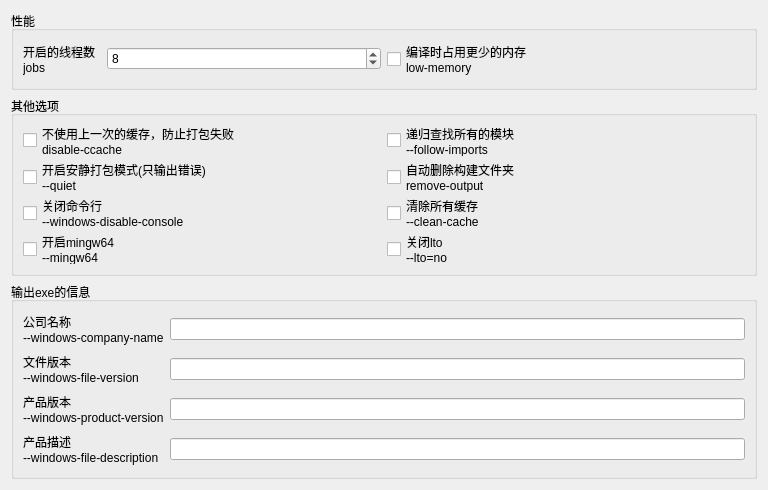
          <widget class="QWidget" name="scrollAreaWidgetContents">
           <property name="geometry">
            <rect>
             <x>0</x>
             <y>0</y>
             <width>768</width>
             <height>476</height>
            </rect>
           </property>
           <layout class="QVBoxLayout" name="verticalLayout_2">
            <item>
             <widget class="QGroupBox" name="groupBox_2">
              <property name="sizePolicy">
               <sizepolicy hsizetype="Preferred" vsizetype="Maximum">
                <horstretch>0</horstretch>
                <verstretch>0</verstretch>
               </sizepolicy>
              </property>
              <property name="title">
               <string>性能</string>
              </property>
              <layout class="QHBoxLayout" name="horizontalLayout_3">
               <item>
                <layout class="QHBoxLayout" name="horizontalLayout_7">
                 <item>
                  <widget class="QLabel" name="label_3">
                   <property name="maximumSize">
                    <size>
                     <width>78</width>
                     <height>16777215</height>
                    </size>
                   </property>
                   <property name="toolTip">
                    <string>该控件有更详细的说明，请点击右上角的小图标再点击这里</string>
                   </property>
                   <property name="statusTip">
                    <string>该控件有更详细的说明，请点击右上角的小图标再点击这里</string>
                   </property>
                   <property name="whatsThis">
                    <string>请不要设置大于自己电脑核心的线程，通常设置为6或者8即可</string>
                   </property>
                   <property name="text">
                    <string>&lt;html&gt;&lt;head/&gt;&lt;body&gt;&lt;p&gt;开启的线程数&lt;br/&gt;jobs&lt;/p&gt;&lt;/body&gt;&lt;/html&gt;</string>
                   </property>
                   <property name="alignment">
                    <set>Qt::AlignLeading|Qt::AlignLeft|Qt::AlignVCenter</set>
                   </property>
                  </widget>
                 </item>
                 <item>
                  <widget class="QSpinBox" name="jobs">
                   <property name="minimum">
                    <number>1</number>
                   </property>
                   <property name="maximum">
                    <number>64</number>
                   </property>
                   <property name="value">
                    <number>8</number>
                   </property>
                  </widget>
                 </item>
                </layout>
               </item>
               <item>
                <widget class="QCheckBox" name="CBLowMemory">
                 <property name="toolTip">
                  <string>该选项会降低打包速度</string>
                 </property>
                 <property name="statusTip">
                  <string>该选项会降低打包速度</string>
                 </property>
                 <property name="whatsThis">
                  <string>该选项会降低打包速度</string>
                 </property>
                 <property name="text">
                  <string>编译时占用更少的内存
low-memory</string>
                 </property>
                </widget>
               </item>
              </layout>
             </widget>
            </item>
            <item>
             <widget class="QGroupBox" name="groupBox_4">
              <property name="minimumSize">
               <size>
                <width>0</width>
                <height>180</height>
               </size>
              </property>
              <property name="title">
               <string>其他选项</string>
              </property>
              <layout class="QGridLayout" name="gridLayout_5">
               <item row="0" column="0">
                <widget class="QCheckBox" name="CBDisableCcache">
                 <property name="toolTip">
                  <string>该控件有更详细的说明，请点击右上角的小图标再点击这里</string>
                 </property>
                 <property name="statusTip">
                  <string>当你频繁打包失败的时候可以开起来，平时尽量关闭，关闭这个选项能加快打包速度</string>
                 </property>
                 <property name="whatsThis">
                  <string>当你频繁打包失败的时候可以开起来，平时尽量关闭，关闭这个选项能加快打包速度</string>
                 </property>
                 <property name="text">
                  <string>不使用上一次的缓存，防止打包失败
disable-ccache</string>
                 </property>
                </widget>
               </item>
               <item row="1" column="0">
                <widget class="QCheckBox" name="CBQuiet">
                 <property name="toolTip">
                  <string>该控件有更详细的说明，请点击右上角的小图标再点击这里</string>
                 </property>
                 <property name="statusTip">
                  <string>这个选项只会输出错误</string>
                 </property>
                 <property name="whatsThis">
                  <string>这个选项只会输出错误</string>
                 </property>
                 <property name="text">
                  <string>开启安静打包模式(只输出错误)
--quiet</string>
                 </property>
                </widget>
               </item>
               <item row="0" column="1">
                <widget class="QCheckBox" name="CBFollowImports">
                 <property name="toolTip">
                  <string>该控件有更详细的说明，请点击右上角的小图标再点击这里</string>
                 </property>
                 <property name="statusTip">
                  <string>如果你导入了很多第三方库，请务必开启这个选项</string>
                 </property>
                 <property name="whatsThis">
                  <string>如果你导入了很多第三方库，请务必开启这个选项</string>
                 </property>
                 <property name="text">
                  <string>递归查找所有的模块
--follow-imports</string>
                 </property>
                </widget>
               </item>
               <item row="2" column="1">
                <widget class="QCheckBox" name="CBCleanCache">
                 <property name="toolTip">
                  <string>remove-output</string>
                 </property>
                 <property name="statusTip">
                  <string>自动删除构建文件夹</string>
                 </property>
                 <property name="whatsThis">
                  <string>自动删除构建文件夹</string>
                 </property>
                 <property name="text">
                  <string>清除所有缓存
--clean-cache</string>
                 </property>
                </widget>
               </item>
               <item row="2" column="0">
                <widget class="QCheckBox" name="CBDisableConsole">
                 <property name="toolTip">
                  <string>该控件有更详细的说明，请点击右上角的小图标再点击这里</string>
                 </property>
                 <property name="statusTip">
                  <string>请不要在一开始直接使用，请确保自己的程序打包之后能够运行再开启这个选项</string>
                 </property>
                 <property name="whatsThis">
                  <string>请不要在一开始直接使用，请确保自己的程序打包之后能够运行再开启这个选项</string>
                 </property>
                 <property name="text">
                  <string>关闭命令行
--windows-disable-console</string>
                 </property>
                </widget>
               </item>
               <item row="1" column="1">
                <widget class="QCheckBox" name="CBRemoveOutput">
                 <property name="toolTip">
                  <string>remove-output</string>
                 </property>
                 <property name="statusTip">
                  <string>自动删除构建文件夹</string>
                 </property>
                 <property name="whatsThis">
                  <string>自动删除构建文件夹</string>
                 </property>
                 <property name="text">
                  <string>自动删除构建文件夹
remove-output</string>
                 </property>
                </widget>
               </item>
               <item row="3" column="0">
                <widget class="QCheckBox" name="CBMingw64">
                 <property name="enabled">
                  <bool>true</bool>
                 </property>
                 <property name="toolTip">
                  <string>该选项用来开启mingw64进行加速</string>
                 </property>
                 <property name="statusTip">
                  <string>该选项用来开启mingw64进行加速</string>
                 </property>
                 <property name="whatsThis">
                  <string>该选项用来开启mingw64进行加速</string>
                 </property>
                 <property name="text">
                  <string>开启mingw64
--mingw64 </string>
                 </property>
                 <property name="checked">
                  <bool>false</bool>
                 </property>
                </widget>
               </item>
               <item row="3" column="1">
                <widget class="QCheckBox" name="CBLto">
                 <property name="enabled">
                  <bool>true</bool>
                 </property>
                 <property name="toolTip">
                  <string>&lt;html&gt;&lt;head/&gt;&lt;body&gt;&lt;p&gt;关闭LTO能避免来自编译器的错误，LTO在nuitka是默认开启的&lt;/p&gt;&lt;/body&gt;&lt;/html&gt;</string>
                 </property>
                 <property name="statusTip">
                  <string>关闭LTO能避免来自编译器的错误，LTO在nuitka是默认开启的</string>
                 </property>
                 <property name="whatsThis">
                  <string>关闭LTO能避免来自编译器的错误，LTO在nuitka是默认开启的</string>
                 </property>
                 <property name="text">
                  <string>关闭lto
--lto=no</string>
                 </property>
                 <property name="checked">
                  <bool>false</bool>
                 </property>
                </widget>
               </item>
              </layout>
             </widget>
            </item>
            <item>
             <widget class="QGroupBox" name="groupBox_3">
              <property name="minimumSize">
               <size>
                <width>0</width>
                <height>197</height>
               </size>
              </property>
              <property name="title">
               <string>输出exe的信息</string>
              </property>
              <layout class="QGridLayout" name="gridLayout_4">
               <item row="1" column="1">
                <widget class="QLineEdit" name="LEFileVersion">
                 <property name="toolTip">
                  <string>文件版本</string>
                 </property>
                 <property name="statusTip">
                  <string>文件版本</string>
                 </property>
                 <property name="whatsThis">
                  <string>文件版本</string>
                 </property>
                </widget>
               </item>
               <item row="2" column="0">
                <widget class="QLabel" name="LBProductVersion">
                 <property name="sizePolicy">
                  <sizepolicy hsizetype="Preferred" vsizetype="Maximum">
                   <horstretch>0</horstretch>
                   <verstretch>0</verstretch>
                  </sizepolicy>
                 </property>
                 <property name="toolTip">
                  <string>产品的版本</string>
                 </property>
                 <property name="statusTip">
                  <string>产品的版本</string>
                 </property>
                 <property name="whatsThis">
                  <string>产品的版本</string>
                 </property>
                 <property name="text">
                  <string>产品版本
--windows-product-version</string>
                 </property>
                </widget>
               </item>
               <item row="0" column="1">
                <widget class="QLineEdit" name="LECompanyName">
                 <property name="toolTip">
                  <string>这里设置公司的名字</string>
                 </property>
                 <property name="statusTip">
                  <string>这里设置公司的名字</string>
                 </property>
                 <property name="whatsThis">
                  <string>这里设置公司的名字</string>
                 </property>
                </widget>
               </item>
               <item row="1" column="0">
                <widget class="QLabel" name="LBFileVersion">
                 <property name="sizePolicy">
                  <sizepolicy hsizetype="Preferred" vsizetype="Maximum">
                   <horstretch>0</horstretch>
                   <verstretch>0</verstretch>
                  </sizepolicy>
                 </property>
                 <property name="toolTip">
                  <string>文件版本</string>
                 </property>
                 <property name="statusTip">
                  <string>文件版本</string>
                 </property>
                 <property name="whatsThis">
                  <string>文件版本</string>
                 </property>
                 <property name="text">
                  <string>文件版本
--windows-file-version</string>
                 </property>
                </widget>
               </item>
               <item row="2" column="1">
                <widget class="QLineEdit" name="LEProductVersion">
                 <property name="toolTip">
                  <string>产品的版本</string>
                 </property>
                 <property name="statusTip">
                  <string>产品的版本</string>
                 </property>
                 <property name="whatsThis">
                  <string>产品的版本</string>
                 </property>
                </widget>
               </item>
               <item row="0" column="0">
                <widget class="QLabel" name="LBCompanyName">
                 <property name="sizePolicy">
                  <sizepolicy hsizetype="Preferred" vsizetype="Maximum">
                   <horstretch>0</horstretch>
                   <verstretch>0</verstretch>
                  </sizepolicy>
                 </property>
                 <property name="toolTip">
                  <string>这里设置公司的名字</string>
                 </property>
                 <property name="statusTip">
                  <string>这里设置公司的名字</string>
                 </property>
                 <property name="whatsThis">
                  <string>这里设置公司的名字</string>
                 </property>
                 <property name="text">
                  <string>公司名称
--windows-company-name</string>
                 </property>
                </widget>
               </item>
               <item row="3" column="0">
                <widget class="QLabel" name="LBFileDescription">
                 <property name="sizePolicy">
                  <sizepolicy hsizetype="Preferred" vsizetype="Maximum">
                   <horstretch>0</horstretch>
                   <verstretch>0</verstretch>
                  </sizepolicy>
                 </property>
                 <property name="toolTip">
                  <string>产品的描述</string>
                 </property>
                 <property name="statusTip">
                  <string>产品的描述</string>
                 </property>
                 <property name="whatsThis">
                  <string>产品的描述</string>
                 </property>
                 <property name="text">
                  <string>产品描述
--windows-file-description</string>
                 </property>
                </widget>
               </item>
               <item row="3" column="1">
                <widget class="QLineEdit" name="LEFileDescription">
                 <property name="toolTip">
                  <string>产品的描述</string>
                 </property>
                 <property name="statusTip">
                  <string>产品的描述</string>
                 </property>
                 <property name="whatsThis">
                  <string>产品的描述</string>
                 </property>
                </widget>
               </item>
              </layout>
             </widget>
            </item>
           </layout>
          </widget>
